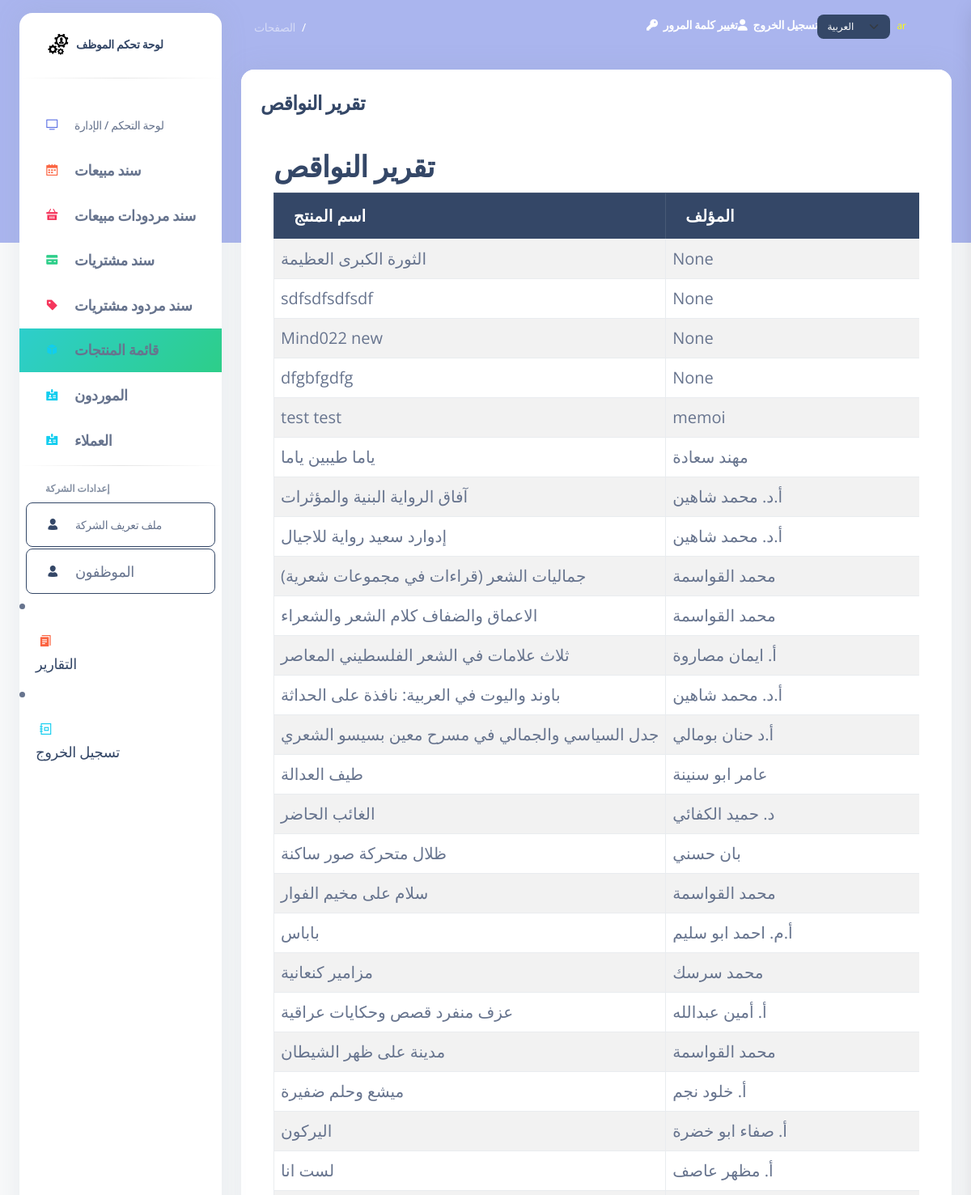
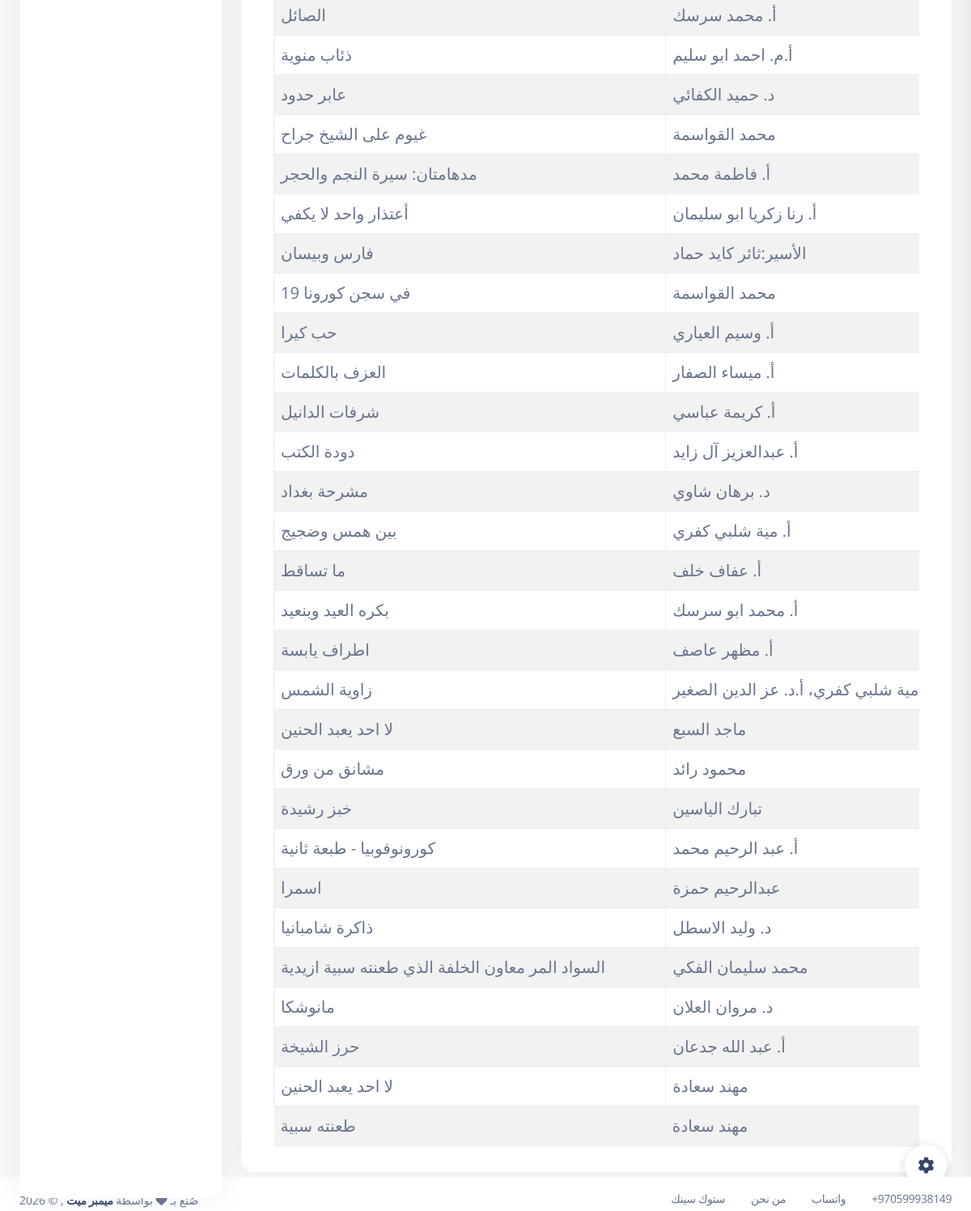
Page /empty_products_report/ on the earlier database version (2 pictures, top to bottom).
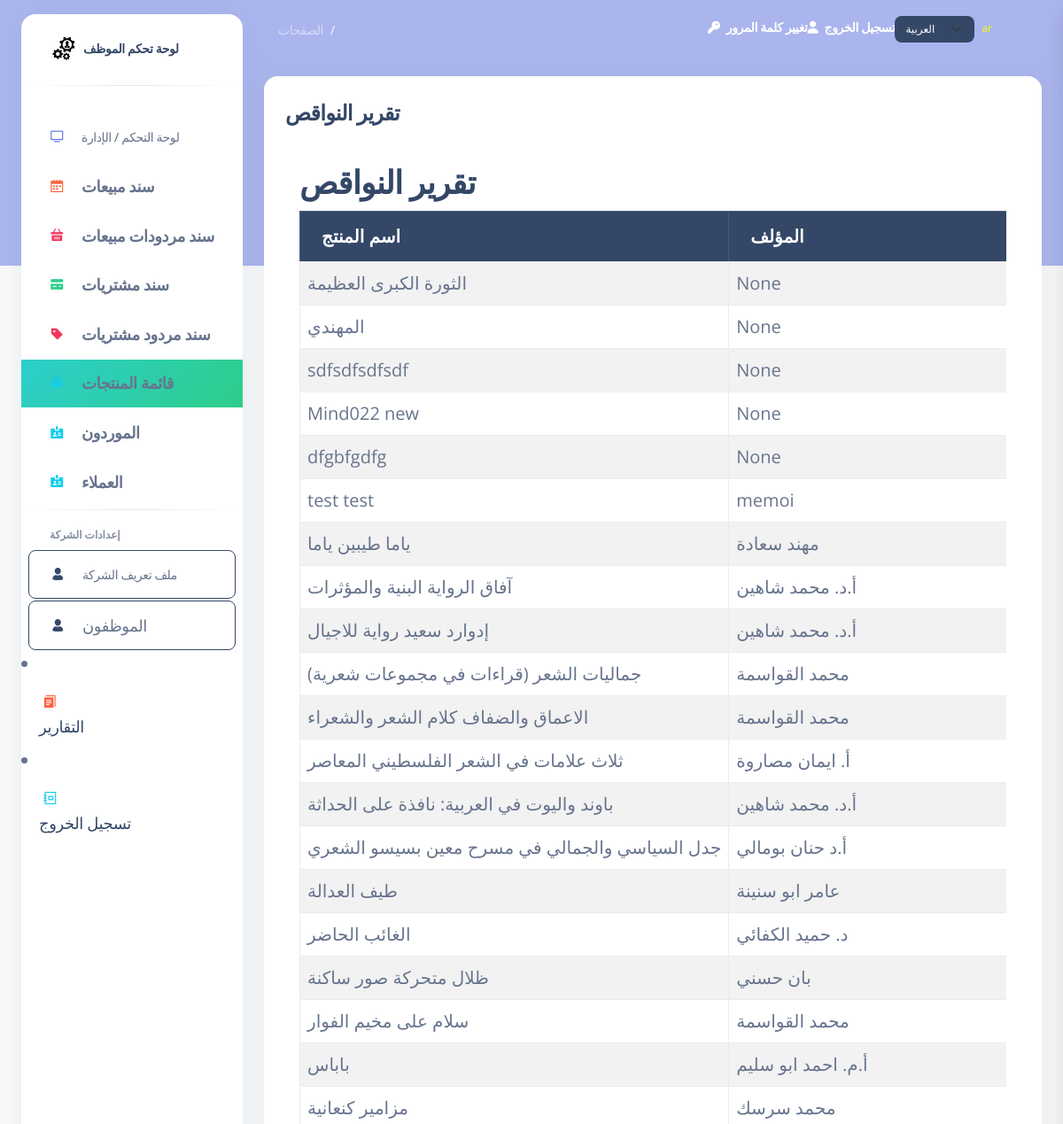
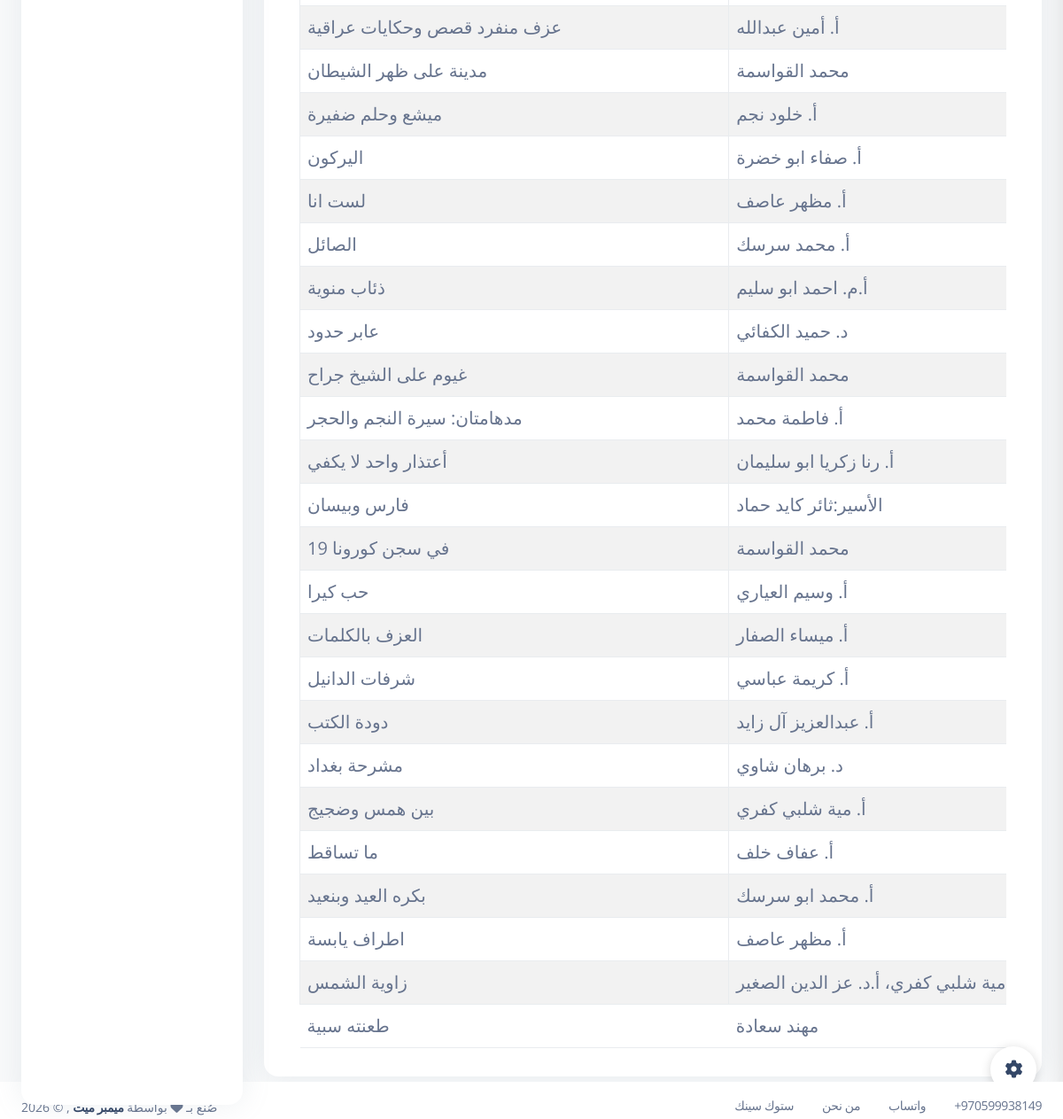
Same page on the later database version (2 pictures, top to bottom).
### my_app/models.py (models this page shows, shortened)
class Product(models.Model):
    product_name = models.CharField(max_length=255)
    quantity = models.IntegerField(default=0)
    purchasing_price = models.DecimalField(max_digits=6, decimal_places=2)
    sale_price = models.DecimalField(max_digits=6, decimal_places=2, null=True, blank=True)
    category = models.CharField(max_length=100, blank=True, null=True)
    expiry_date = models.DateField(blank=True, null=True)
    isbn = models.CharField(max_length=32, unique=True , null=True, blank=True)
    production_date = models.DateField(blank=True, null=True)
    author = models.CharField(max_length=255, blank=True, null=True)
    supplier = models.CharField(max_length=255, blank=True, null=True)#publisher
    employee = models.ForeignKey(Employee, related_name="products", on_delete=models.CASCADE, null=True, blank=True)
    created_at = models.DateTimeField(auto_now_add=True)
    updated_at = models.DateTimeField(auto_now=True)
    objects = ProductManager()

### my_app/views.py (the view)
# urls.py: path('empty_products_report/', views.empty_products_report, name='empty_products_report'),
def empty_products_report(request):
    products = models.Product.objects.filter(quantity=0)
    context = {
        'products': products,
    }
    return render(request, 'empty_products_report.html', context)

### my_app/templates/empty_products_report.html (shortened to what this page needs)
{% extends 'layouts/base.html' %}
{% load i18n %}
{% block content %}
  <div class="card mb-4" id="printableTable">
    <div class="card-header pb-0">
      <h4 class="mb-0">{% trans "Empty Products Report" %}</h4>
    </div>
    <div class="card-body">
      <div class="container mt-4">
        <h2>{% trans "Empty Products Report" %}</h2>
        <div class="table-responsive p-0">
            <table class="table table-striped table-bordered">
              <thead class="table-dark">
                <tr>
                    <th>{% trans "Product Name" %}</th>
                    <th>{% trans "Author" %}</th>
            </tr>
        </thead>
        <tbody>
            {% for product in products %}
            <tr>
                <td>{{ product.product_name }}</td>
                <td>{{ product.author }}</td>
            </tr>
            {% endfor %}
        </tbody>
    </table>
    </div>
      </div>
{% endblock %}

Differences in the rows shown:
no longer on this page (row edited): Product: product_name "لا احد يعبد الحنين", author "ماجد السبع"
no longer on this page (row edited): Product: product_name "مشانق من ورق", author "محمود رائد"
no longer on this page (row edited): Product: product_name "خبز رشيدة", author "تبارك الياسين"
no longer on this page (row edited): Product: product_name "كورونوفوبيا - طبعة ثانية", author "أ. عبد الرحيم محمد"
no longer on this page (row edited): Product: product_name "اسمرا", author "عبدالرحيم حمزة"
no longer on this page (row edited): Product: product_name "ذاكرة شامبانيا", author "د. وليد الاسطل"
no longer on this page (row edited): Product: product_name "السواد المر معاون الخلفة الذي طعنته سبية ازيدية", author "محمد سليمان الفكي"
no longer on this page (row edited): Product: product_name "مانوشكا", author "د. مروان العلان"
no longer on this page (row edited): Product: product_name "حرز الشيخة", author "أ. عبد الله جدعان"
removed Product: product_name "لا احد يعبد الحنين", author "مهند سعادة"
now on this page (row edited): Product: product_name "المهندي", author "None"
